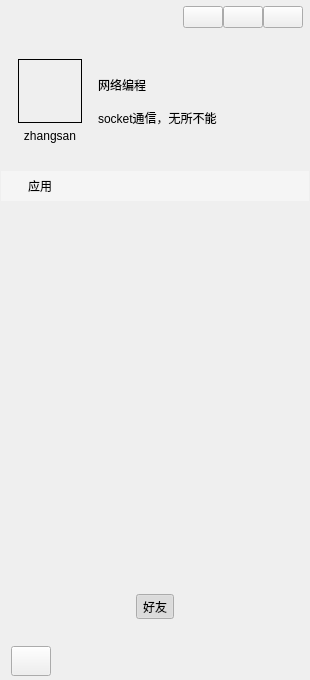
<?xml version="1.0" encoding="UTF-8"?>
<ui version="4.0">
 <class>MainWindow</class>
 <widget class="QWidget" name="MainWindow">
  <property name="geometry">
   <rect>
    <x>0</x>
    <y>0</y>
    <width>310</width>
    <height>680</height>
   </rect>
  </property>
  <property name="maximumSize">
   <size>
    <width>362</width>
    <height>16777215</height>
   </size>
  </property>
  <property name="windowTitle">
   <string>畅想聊天APP</string>
  </property>
  <property name="windowIcon">
   <iconset resource="images.qrc">
    <normaloff>:/resource/background/app.png</normaloff>:/resource/background/app.png</iconset>
  </property>
  <property name="styleSheet">
   <string notr="true"/>
  </property>
  <layout class="QVBoxLayout" name="verticalLayout">
   <property name="spacing">
    <number>0</number>
   </property>
   <property name="leftMargin">
    <number>1</number>
   </property>
   <property name="topMargin">
    <number>1</number>
   </property>
   <property name="rightMargin">
    <number>1</number>
   </property>
   <property name="bottomMargin">
    <number>1</number>
   </property>
   <item>
    <widget class="QWidget" name="widgetUserInfo" native="true">
     <property name="minimumSize">
      <size>
       <width>0</width>
       <height>170</height>
      </size>
     </property>
     <property name="maximumSize">
      <size>
       <width>16777215</width>
       <height>170</height>
      </size>
     </property>
     <layout class="QVBoxLayout" name="verticalLayout_9">
      <property name="spacing">
       <number>0</number>
      </property>
      <property name="leftMargin">
       <number>1</number>
      </property>
      <property name="topMargin">
       <number>1</number>
      </property>
      <property name="rightMargin">
       <number>1</number>
      </property>
      <property name="bottomMargin">
       <number>1</number>
      </property>
      <item>
       <widget class="QWidget" name="widgetWinBar" native="true">
        <property name="minimumSize">
         <size>
          <width>0</width>
          <height>30</height>
         </size>
        </property>
        <property name="maximumSize">
         <size>
          <width>16777215</width>
          <height>30</height>
         </size>
        </property>
        <layout class="QHBoxLayout" name="horizontalLayout_7">
         <property name="spacing">
          <number>0</number>
         </property>
         <property name="leftMargin">
          <number>0</number>
         </property>
         <property name="topMargin">
          <number>0</number>
         </property>
         <property name="rightMargin">
          <number>5</number>
         </property>
         <property name="bottomMargin">
          <number>0</number>
         </property>
         <item>
          <widget class="QLabel" name="label_9">
           <property name="minimumSize">
            <size>
             <width>30</width>
             <height>0</height>
            </size>
           </property>
           <property name="text">
            <string/>
           </property>
           <property name="pixmap">
            <pixmap resource="images.qrc">:/resource/images/robot.png</pixmap>
           </property>
          </widget>
         </item>
         <item>
          <spacer name="horizontalSpacer">
           <property name="orientation">
            <enum>Qt::Horizontal</enum>
           </property>
           <property name="sizeHint" stdset="0">
            <size>
             <width>220</width>
             <height>20</height>
            </size>
           </property>
          </spacer>
         </item>
         <item>
          <widget class="QPushButton" name="btnWinMenu">
           <property name="focusPolicy">
            <enum>Qt::NoFocus</enum>
           </property>
           <property name="text">
            <string/>
           </property>
          </widget>
         </item>
         <item>
          <widget class="QPushButton" name="btnWinMin">
           <property name="focusPolicy">
            <enum>Qt::NoFocus</enum>
           </property>
           <property name="text">
            <string/>
           </property>
           <property name="icon">
            <iconset resource="images.qrc">
             <normaloff>:/resource/common/ic_min.png</normaloff>:/resource/common/ic_min.png</iconset>
           </property>
          </widget>
         </item>
         <item>
          <widget class="QPushButton" name="btnWinClose">
           <property name="focusPolicy">
            <enum>Qt::NoFocus</enum>
           </property>
           <property name="text">
            <string/>
           </property>
           <property name="icon">
            <iconset resource="images.qrc">
             <normaloff>:/resource/common/ic_close_white.png</normaloff>:/resource/common/ic_close_white.png</iconset>
           </property>
          </widget>
         </item>
        </layout>
       </widget>
      </item>
      <item>
       <layout class="QHBoxLayout" name="horizontalLayout_8">
        <property name="spacing">
         <number>5</number>
        </property>
        <property name="leftMargin">
         <number>5</number>
        </property>
        <property name="rightMargin">
         <number>5</number>
        </property>
        <item>
         <widget class="QWidget" name="widget" native="true">
          <layout class="QVBoxLayout" name="verticalLayout_2">
           <item>
            <spacer name="verticalSpacer_4">
             <property name="orientation">
              <enum>Qt::Vertical</enum>
             </property>
             <property name="sizeHint" stdset="0">
              <size>
               <width>20</width>
               <height>40</height>
              </size>
             </property>
            </spacer>
           </item>
           <item>
            <widget class="WidgetHead" name="widgetHead" native="true">
             <property name="minimumSize">
              <size>
               <width>64</width>
               <height>64</height>
              </size>
             </property>
             <property name="maximumSize">
              <size>
               <width>64</width>
               <height>64</height>
              </size>
             </property>
             <property name="styleSheet">
              <string notr="true">border: 1px solid #000000;</string>
             </property>
             <layout class="QHBoxLayout" name="horizontalLayout_9">
              <property name="spacing">
               <number>0</number>
              </property>
              <property name="leftMargin">
               <number>0</number>
              </property>
              <property name="topMargin">
               <number>0</number>
              </property>
              <property name="rightMargin">
               <number>0</number>
              </property>
              <property name="bottomMargin">
               <number>0</number>
              </property>
             </layout>
            </widget>
           </item>
           <item>
            <widget class="QLabel" name="labelUser">
             <property name="text">
              <string>zhangsan</string>
             </property>
             <property name="alignment">
              <set>Qt::AlignCenter</set>
             </property>
            </widget>
           </item>
           <item>
            <spacer name="verticalSpacer_3">
             <property name="orientation">
              <enum>Qt::Vertical</enum>
             </property>
             <property name="sizeHint" stdset="0">
              <size>
               <width>20</width>
               <height>40</height>
              </size>
             </property>
            </spacer>
           </item>
          </layout>
         </widget>
        </item>
        <item>
         <layout class="QVBoxLayout" name="verticalLayout_7">
          <property name="spacing">
           <number>15</number>
          </property>
          <item>
           <spacer name="verticalSpacer_2">
            <property name="orientation">
             <enum>Qt::Vertical</enum>
            </property>
            <property name="sizeHint" stdset="0">
             <size>
              <width>20</width>
              <height>40</height>
             </size>
            </property>
           </spacer>
          </item>
          <item>
           <widget class="QLabel" name="labelUserName">
            <property name="text">
             <string>网络编程</string>
            </property>
           </widget>
          </item>
          <item>
           <widget class="QLabel" name="labelUserMask">
            <property name="text">
             <string>socket通信，无所不能</string>
            </property>
           </widget>
          </item>
          <item>
           <spacer name="verticalSpacer">
            <property name="orientation">
             <enum>Qt::Vertical</enum>
            </property>
            <property name="sizeHint" stdset="0">
             <size>
              <width>20</width>
              <height>40</height>
             </size>
            </property>
           </spacer>
          </item>
         </layout>
        </item>
        <item>
         <layout class="QVBoxLayout" name="verticalLayout_8">
          <item>
           <widget class="QLabel" name="label_10">
            <property name="text">
             <string/>
            </property>
            <property name="pixmap">
             <pixmap resource="images.qrc">:/resource/images/sun.png</pixmap>
            </property>
            <property name="alignment">
             <set>Qt::AlignCenter</set>
            </property>
           </widget>
          </item>
          <item>
           <widget class="QLabel" name="label_12">
            <property name="text">
             <string/>
            </property>
            <property name="alignment">
             <set>Qt::AlignCenter</set>
            </property>
           </widget>
          </item>
         </layout>
        </item>
       </layout>
      </item>
     </layout>
    </widget>
   </item>
   <item>
    <widget class="AnimationStackedWidget" name="GCStackedWidget">
     <property name="styleSheet">
      <string notr="true"/>
     </property>
     <property name="currentIndex">
      <number>3</number>
     </property>
     <widget class="QWidget" name="page2">
      <layout class="QVBoxLayout" name="verticalLayout_4">
       <property name="spacing">
        <number>0</number>
       </property>
       <property name="leftMargin">
        <number>0</number>
       </property>
       <property name="topMargin">
        <number>0</number>
       </property>
       <property name="rightMargin">
        <number>0</number>
       </property>
       <property name="bottomMargin">
        <number>0</number>
       </property>
       <item>
        <widget class="QWidget" name="widgetFrindT" native="true">
         <property name="maximumSize">
          <size>
           <width>16777215</width>
           <height>30</height>
          </size>
         </property>
         <property name="styleSheet">
          <string notr="true">QWidget#widgetFrindT  {
	background-color: #5AFFFFFF;
}</string>
         </property>
         <layout class="QHBoxLayout" name="horizontalLayout_3" stretch="0,1">
          <property name="spacing">
           <number>10</number>
          </property>
          <property name="leftMargin">
           <number>10</number>
          </property>
          <property name="topMargin">
           <number>0</number>
          </property>
          <property name="rightMargin">
           <number>0</number>
          </property>
          <property name="bottomMargin">
           <number>0</number>
          </property>
          <item>
           <widget class="QLabel" name="label_3">
            <property name="text">
             <string/>
            </property>
            <property name="pixmap">
             <pixmap resource="images.qrc">:/resource/images/ic_user.png</pixmap>
            </property>
            <property name="scaledContents">
             <bool>false</bool>
            </property>
           </widget>
          </item>
          <item>
           <widget class="QLabel" name="label_4">
            <property name="text">
             <string>联系人</string>
            </property>
           </widget>
          </item>
         </layout>
        </widget>
       </item>
       <item>
        <widget class="QQListWidget" name="frindListWidget" native="true"/>
       </item>
      </layout>
     </widget>
     <widget class="QWidget" name="page3">
      <layout class="QVBoxLayout" name="verticalLayout_3">
       <property name="spacing">
        <number>0</number>
       </property>
       <property name="leftMargin">
        <number>0</number>
       </property>
       <property name="topMargin">
        <number>0</number>
       </property>
       <property name="rightMargin">
        <number>0</number>
       </property>
       <property name="bottomMargin">
        <number>0</number>
       </property>
       <item>
        <widget class="QWidget" name="widgetGroupT" native="true">
         <property name="maximumSize">
          <size>
           <width>16777215</width>
           <height>30</height>
          </size>
         </property>
         <property name="styleSheet">
          <string notr="true">QWidget#widgetGroupT  {
	background-color: #5AFFFFFF;
}</string>
         </property>
         <layout class="QHBoxLayout" name="horizontalLayout_4" stretch="0,1">
          <property name="spacing">
           <number>10</number>
          </property>
          <property name="leftMargin">
           <number>10</number>
          </property>
          <property name="topMargin">
           <number>0</number>
          </property>
          <property name="rightMargin">
           <number>0</number>
          </property>
          <property name="bottomMargin">
           <number>0</number>
          </property>
          <item>
           <widget class="QLabel" name="label_5">
            <property name="text">
             <string/>
            </property>
            <property name="pixmap">
             <pixmap resource="images.qrc">:/resource/images/ic_group.png</pixmap>
            </property>
            <property name="scaledContents">
             <bool>false</bool>
            </property>
           </widget>
          </item>
          <item>
           <widget class="QLabel" name="label_6">
            <property name="text">
             <string>群组</string>
            </property>
           </widget>
          </item>
         </layout>
        </widget>
       </item>
       <item>
        <widget class="QQListWidget" name="groupListWidget" native="true"/>
       </item>
      </layout>
     </widget>
     <widget class="QWidget" name="page">
      <layout class="QVBoxLayout" name="verticalLayout_10">
       <property name="spacing">
        <number>0</number>
       </property>
       <property name="leftMargin">
        <number>0</number>
       </property>
       <property name="topMargin">
        <number>0</number>
       </property>
       <property name="rightMargin">
        <number>0</number>
       </property>
       <property name="bottomMargin">
        <number>0</number>
       </property>
       <item>
        <widget class="QWidget" name="widgetConVT" native="true">
         <property name="maximumSize">
          <size>
           <width>16777215</width>
           <height>30</height>
          </size>
         </property>
         <property name="styleSheet">
          <string notr="true">QWidget#widgetConVT  {
	background-color: #5AFFFFFF;
}</string>
         </property>
         <layout class="QHBoxLayout" name="horizontalLayout_2" stretch="0,1">
          <property name="spacing">
           <number>10</number>
          </property>
          <property name="leftMargin">
           <number>10</number>
          </property>
          <property name="topMargin">
           <number>0</number>
          </property>
          <property name="rightMargin">
           <number>0</number>
          </property>
          <property name="bottomMargin">
           <number>0</number>
          </property>
          <item>
           <widget class="QLabel" name="label">
            <property name="text">
             <string/>
            </property>
            <property name="pixmap">
             <pixmap resource="images.qrc">:/resource/images/ic_chat.png</pixmap>
            </property>
            <property name="scaledContents">
             <bool>false</bool>
            </property>
           </widget>
          </item>
          <item>
           <widget class="QLabel" name="label_2">
            <property name="text">
             <string>会话</string>
            </property>
           </widget>
          </item>
         </layout>
        </widget>
       </item>
       <item>
        <widget class="QQListWidget" name="convationListWidget" native="true"/>
       </item>
      </layout>
     </widget>
     <widget class="QWidget" name="page_2">
      <layout class="QVBoxLayout" name="verticalLayout_6">
       <property name="spacing">
        <number>0</number>
       </property>
       <property name="leftMargin">
        <number>0</number>
       </property>
       <property name="topMargin">
        <number>0</number>
       </property>
       <property name="rightMargin">
        <number>0</number>
       </property>
       <property name="bottomMargin">
        <number>0</number>
       </property>
       <item>
        <widget class="QWidget" name="widgetApply" native="true">
         <property name="maximumSize">
          <size>
           <width>16777215</width>
           <height>30</height>
          </size>
         </property>
         <property name="styleSheet">
          <string notr="true">QWidget#widgetApply  {
	background-color: #5AFFFFFF;
}</string>
         </property>
         <layout class="QHBoxLayout" name="horizontalLayout_6" stretch="0,1">
          <property name="spacing">
           <number>10</number>
          </property>
          <property name="leftMargin">
           <number>10</number>
          </property>
          <property name="topMargin">
           <number>0</number>
          </property>
          <property name="rightMargin">
           <number>0</number>
          </property>
          <property name="bottomMargin">
           <number>0</number>
          </property>
          <item>
           <widget class="QLabel" name="label_7">
            <property name="text">
             <string/>
            </property>
            <property name="pixmap">
             <pixmap resource="images.qrc">:/resource/images/ic_app.png</pixmap>
            </property>
            <property name="scaledContents">
             <bool>false</bool>
            </property>
           </widget>
          </item>
          <item>
           <widget class="QLabel" name="label_8">
            <property name="text">
             <string>应用</string>
            </property>
           </widget>
          </item>
         </layout>
        </widget>
       </item>
       <item>
        <widget class="QQListWidget" name="widget_5" native="true"/>
       </item>
      </layout>
     </widget>
    </widget>
   </item>
   <item>
    <widget class="QWidget" name="widgetBottom" native="true">
     <property name="minimumSize">
      <size>
       <width>0</width>
       <height>110</height>
      </size>
     </property>
     <property name="maximumSize">
      <size>
       <width>16777215</width>
       <height>110</height>
      </size>
     </property>
     <layout class="QVBoxLayout" name="verticalLayout_5">
      <property name="spacing">
       <number>0</number>
      </property>
      <property name="leftMargin">
       <number>0</number>
      </property>
      <property name="topMargin">
       <number>0</number>
      </property>
      <property name="rightMargin">
       <number>0</number>
      </property>
      <property name="bottomMargin">
       <number>0</number>
      </property>
      <item>
       <widget class="QWidget" name="widgetButtons" native="true">
        <property name="minimumSize">
         <size>
          <width>0</width>
          <height>65</height>
         </size>
        </property>
        <layout class="QHBoxLayout" name="horizontalLayout">
         <property name="spacing">
          <number>0</number>
         </property>
         <property name="leftMargin">
          <number>0</number>
         </property>
         <property name="topMargin">
          <number>0</number>
         </property>
         <property name="rightMargin">
          <number>0</number>
         </property>
         <property name="bottomMargin">
          <number>0</number>
         </property>
         <item>
          <widget class="QToolButton" name="btnFrind">
           <property name="text">
            <string>好友</string>
           </property>
           <property name="icon">
            <iconset resource="images.qrc">
             <normaloff>:/resource/images/contacts.png</normaloff>:/resource/images/contacts.png</iconset>
           </property>
           <property name="iconSize">
            <size>
             <width>24</width>
             <height>24</height>
            </size>
           </property>
           <property name="checkable">
            <bool>true</bool>
           </property>
           <property name="checked">
            <bool>true</bool>
           </property>
           <property name="toolButtonStyle">
            <enum>Qt::ToolButtonTextUnderIcon</enum>
           </property>
          </widget>
         </item>
        </layout>
       </widget>
      </item>
      <item>
       <widget class="QWidget" name="widgetMenu" native="true">
        <property name="minimumSize">
         <size>
          <width>0</width>
          <height>35</height>
         </size>
        </property>
        <property name="maximumSize">
         <size>
          <width>16777215</width>
          <height>35</height>
         </size>
        </property>
        <layout class="QHBoxLayout" name="horizontalLayout_5">
         <property name="spacing">
          <number>5</number>
         </property>
         <property name="leftMargin">
          <number>10</number>
         </property>
         <property name="topMargin">
          <number>2</number>
         </property>
         <property name="rightMargin">
          <number>10</number>
         </property>
         <property name="bottomMargin">
          <number>2</number>
         </property>
         <item>
          <widget class="QPushButton" name="btnSysMenu">
           <property name="minimumSize">
            <size>
             <width>0</width>
             <height>30</height>
            </size>
           </property>
           <property name="toolTip">
            <string>系统菜单</string>
           </property>
           <property name="text">
            <string/>
           </property>
           <property name="icon">
            <iconset resource="images.qrc">
             <normaloff>:/resource/common/ic_sysmen.png</normaloff>:/resource/common/ic_sysmen.png</iconset>
           </property>
           <property name="iconSize">
            <size>
             <width>24</width>
             <height>24</height>
            </size>
           </property>
          </widget>
         </item>
         <item>
          <spacer name="horizontalSpacer_2">
           <property name="orientation">
            <enum>Qt::Horizontal</enum>
           </property>
           <property name="sizeHint" stdset="0">
            <size>
             <width>40</width>
             <height>20</height>
            </size>
           </property>
          </spacer>
         </item>
        </layout>
       </widget>
      </item>
     </layout>
    </widget>
   </item>
  </layout>
 </widget>
 <layoutdefault spacing="6" margin="11"/>
 <customwidgets>
  <customwidget>
   <class>AnimationStackedWidget</class>
   <extends>QStackedWidget</extends>
   <header>animationstackedwidget.h</header>
   <container>1</container>
  </customwidget>
  <customwidget>
   <class>QQListWidget</class>
   <extends>QWidget</extends>
   <header>qqlistwidget.h</header>
   <container>1</container>
  </customwidget>
  <customwidget>
   <class>WidgetHead</class>
   <extends>QWidget</extends>
   <header>widgethead.h</header>
   <container>1</container>
  </customwidget>
 </customwidgets>
 <resources>
  <include location="images.qrc"/>
 </resources>
 <connections>
  <connection>
   <sender>btnWinMin</sender>
   <signal>clicked()</signal>
   <receiver>MainWindow</receiver>
   <slot>showMinimized()</slot>
   <hints>
    <hint type="sourcelabel">
     <x>265</x>
     <y>13</y>
    </hint>
    <hint type="destinationlabel">
     <x>330</x>
     <y>81</y>
    </hint>
   </hints>
  </connection>
  <connection>
   <sender>btnWinClose</sender>
   <signal>clicked()</signal>
   <receiver>MainWindow</receiver>
   <slot>hide()</slot>
   <hints>
    <hint type="sourcelabel">
     <x>288</x>
     <y>17</y>
    </hint>
    <hint type="destinationlabel">
     <x>399</x>
     <y>54</y>
    </hint>
   </hints>
  </connection>
 </connections>
</ui>
